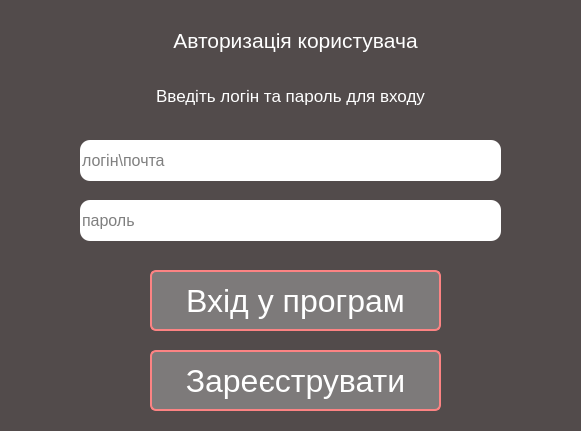
<?xml version="1.0" encoding="UTF-8"?>
<ui version="4.0">
 <class>sign_in</class>
 <widget class="QMainWindow" name="sign_in">
  <property name="geometry">
   <rect>
    <x>0</x>
    <y>0</y>
    <width>581</width>
    <height>431</height>
   </rect>
  </property>
  <property name="windowTitle">
   <string>Authorization</string>
  </property>
  <property name="styleSheet">
   <string notr="true">background-color: #524b4b;</string>
  </property>
  <widget class="QWidget" name="centralwidget">
   <widget class="QPushButton" name="pushButton_1_login">
    <property name="geometry">
     <rect>
      <x>150</x>
      <y>270</y>
      <width>291</width>
      <height>61</height>
     </rect>
    </property>
    <property name="font">
     <font>
      <pointsize>24</pointsize>
     </font>
    </property>
    <property name="styleSheet">
     <string notr="true">QPushButton{
	border-radius: 6px;
	background-color: #7d7a7a;
	border: 2px solid #fc8383;
	color: white;
}

QPushButton::hover{
	border-radius: 6px;
	background-color: #fc8383;
	color: black;
}

QPushButton::pressed{
	border-radius: 6px;
	background-color: #ff4545;
	color: black;
}
</string>
    </property>
    <property name="text">
     <string>Вхід у програм</string>
    </property>
   </widget>
   <widget class="QLabel" name="label_1_login">
    <property name="geometry">
     <rect>
      <x>20</x>
      <y>80</y>
      <width>541</width>
      <height>31</height>
     </rect>
    </property>
    <property name="font">
     <font>
      <pointsize>13</pointsize>
     </font>
    </property>
    <property name="layoutDirection">
     <enum>Qt::LeftToRight</enum>
    </property>
    <property name="styleSheet">
     <string notr="true">color: white;</string>
    </property>
    <property name="text">
     <string>Введіть логін та пароль для входу</string>
    </property>
    <property name="alignment">
     <set>Qt::AlignCenter</set>
    </property>
   </widget>
   <widget class="QLabel" name="label_2_login">
    <property name="geometry">
     <rect>
      <x>140</x>
      <y>20</y>
      <width>311</width>
      <height>41</height>
     </rect>
    </property>
    <property name="font">
     <font>
      <pointsize>16</pointsize>
     </font>
    </property>
    <property name="layoutDirection">
     <enum>Qt::LeftToRight</enum>
    </property>
    <property name="styleSheet">
     <string notr="true">color: white;</string>
    </property>
    <property name="text">
     <string>Авторизація користувача</string>
    </property>
    <property name="alignment">
     <set>Qt::AlignCenter</set>
    </property>
   </widget>
   <widget class="QLineEdit" name="lineEdit_1_login">
    <property name="geometry">
     <rect>
      <x>80</x>
      <y>140</y>
      <width>421</width>
      <height>41</height>
     </rect>
    </property>
    <property name="font">
     <font>
      <pointsize>12</pointsize>
     </font>
    </property>
    <property name="styleSheet">
     <string notr="true">border-radius: 10px;
background-color: white;
color: black;</string>
    </property>
    <property name="text">
     <string/>
    </property>
    <property name="placeholderText">
     <string>логін\почта</string>
    </property>
   </widget>
   <widget class="QLineEdit" name="lineEdit_2_login">
    <property name="geometry">
     <rect>
      <x>80</x>
      <y>200</y>
      <width>421</width>
      <height>41</height>
     </rect>
    </property>
    <property name="font">
     <font>
      <pointsize>12</pointsize>
     </font>
    </property>
    <property name="styleSheet">
     <string notr="true">border-radius: 10px;
background-color: white;
color: black;</string>
    </property>
    <property name="placeholderText">
     <string>пароль</string>
    </property>
   </widget>
   <widget class="QPushButton" name="pushButton_2_login">
    <property name="geometry">
     <rect>
      <x>150</x>
      <y>350</y>
      <width>291</width>
      <height>61</height>
     </rect>
    </property>
    <property name="font">
     <font>
      <pointsize>24</pointsize>
     </font>
    </property>
    <property name="styleSheet">
     <string notr="true">QPushButton{
	border-radius: 6px;
	background-color: #7d7a7a;
	border: 2px solid #fc8383;
	color: white;
}

QPushButton::hover{
	border-radius: 6px;
	background-color: #fc8383;
	color: black;
}

QPushButton::pressed{
	border-radius: 6px;
	background-color: #ff4545;
	color: black;
}
</string>
    </property>
    <property name="text">
     <string>Зареєструвати</string>
    </property>
   </widget>
  </widget>
 </widget>
 <resources/>
 <connections/>
</ui>
